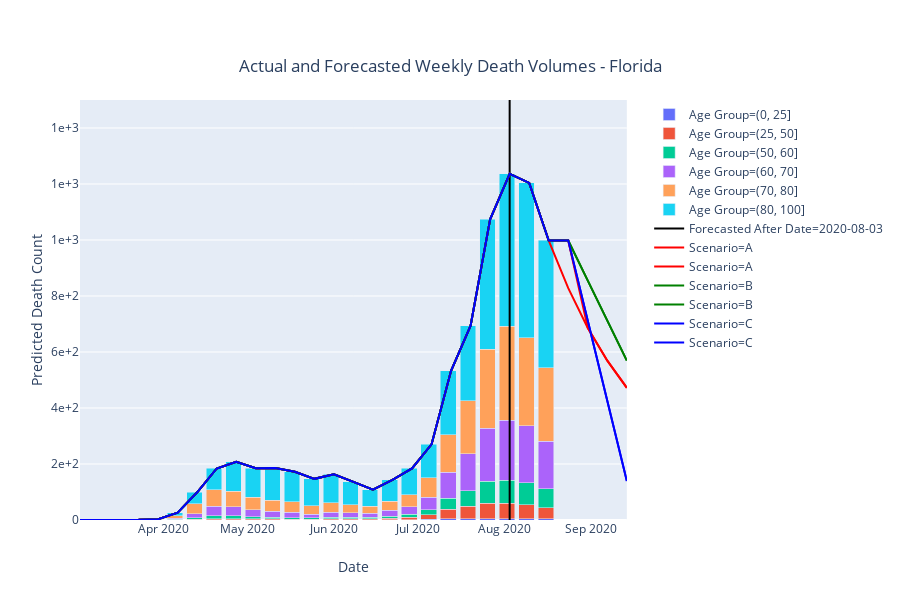

The code cell stored with this chart in its notebook:
### Markdown cell above
### A4.
Based on the sum of GDP cost of shutting down and the statistical human cost of deaths, it appears that the best course of action is to transition to a hybrid model where financial transactions take place in low-touch mediums and/or low-density environments.

Note: as Florida has implemented some stricter regulations in the past few weeks, scenario A now reflects some lost GDP value.

### Code cell
figFeatured=figActuals
figFeatured.add_trace(figA.data[0])
figFeatured.add_trace(figB.data[0])
figFeatured.add_trace(figC.data[0])
figFeatured.update_layout(title_text="Actual and Forecasted Weekly Death Volumes - Florida")
figFeatured.update_yaxes(tickformat = ',.0', range = [0,1500])
figFeatured.update_traces(hovertemplate=None)


figFeatured.show()
#py.plot(figFeatured, filename = 'Actual and Forecasted Weekly Death Volumes - Florida', auto_open=True)
figFeatured.write_image("chart_images/Actual and Forecasted Weekly Death Volumes - Florida.png")
